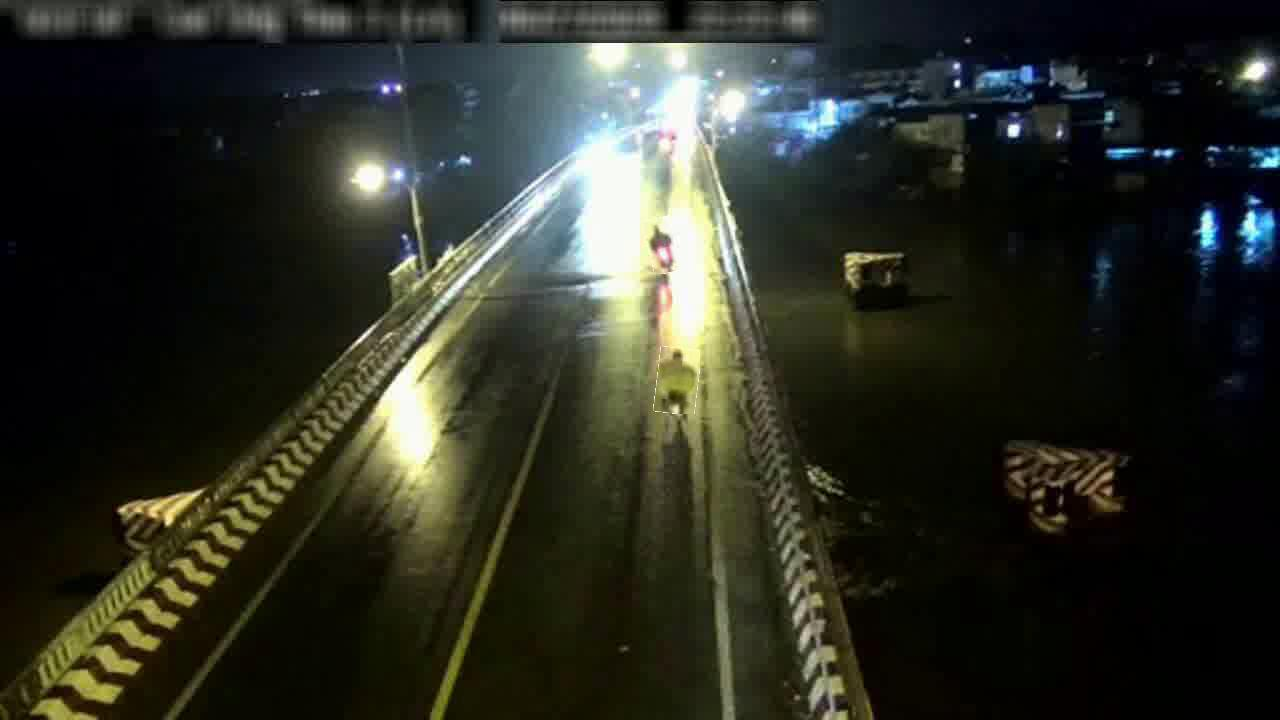
#> input picture images/cam_05_00325_jpg.rf.3f531cf25d04fe8d682f564034f436ba.jpg, 1280 x 720 px
$ python -i display.py   (imports and definitions only)
#> lines starting #> are read from the running program, lines starting #| are printed output that depends on the picture
import os
import cv2
from google.colab.patches import cv2_imshow
import matplotlib.pyplot as plt
import os
import numpy as np
import random
from utils.labels import convert_yolo_to_xy
import matplotlib.patches as patches
import matplotlib.pyplot as plt
from torch.utils.data import DataLoader
from collections import Counter
from tqdm import tqdm
from typing import Optional, Sequence


COLOR_MAP = {
    0: (204, 153, 255),
    1: (120, 240, 80),    #
    2: (255, 100, 100),    #
    3: (255, 255, 0)
}

# [348 lines left out: functions get_class_color, visualize_bboxes, visualize_bboxes_distribution, draw_cdf_from_histogram, draw_pixel_distribution, show_sample_from_loader and 2 more, not called in this run]

# Histogram Equalization
def histogram_equalization_rgb(image_path):
    """
    Applies histogram equalization to a color image using the YCrCb color space.

    This function enhances the contrast of the input image by performing histogram equalization
    on the luminance (Y) channel, while preserving the chrominance (Cr, Cb) channels.

    Args:
        image_path (str): Path to the input image.

    Returns:
        numpy.ndarray: The contrast-enhanced image in BGR format.
    """

    image = cv2.imread(image_path,)
#> image is the input picture: shape (720, 1280, 3); mean B, G, R 36.7, 46, 43.8
    # Convert BGR to YCrCb
    img_ycrcb = cv2.cvtColor(image, cv2.COLOR_BGR2YCrCb)
#> img_ycrcb: shape (720, 1280, 3); mean of channels 0, 1, 2 44.3, 127.6, 123.7

    # Separate the color channels (Y, Cr, Cb)
    y, cr, cb = cv2.split(img_ycrcb)
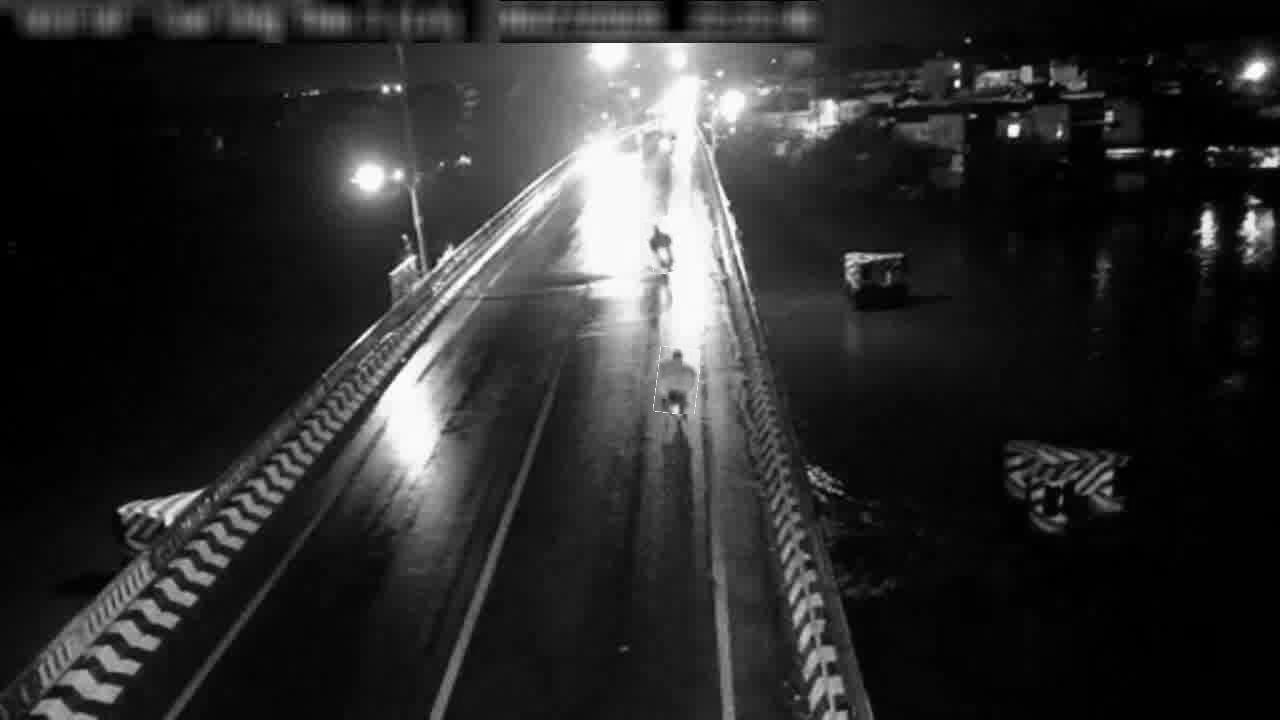
#> y: shape (720, 1280); min 0, max 255, mean 44.3
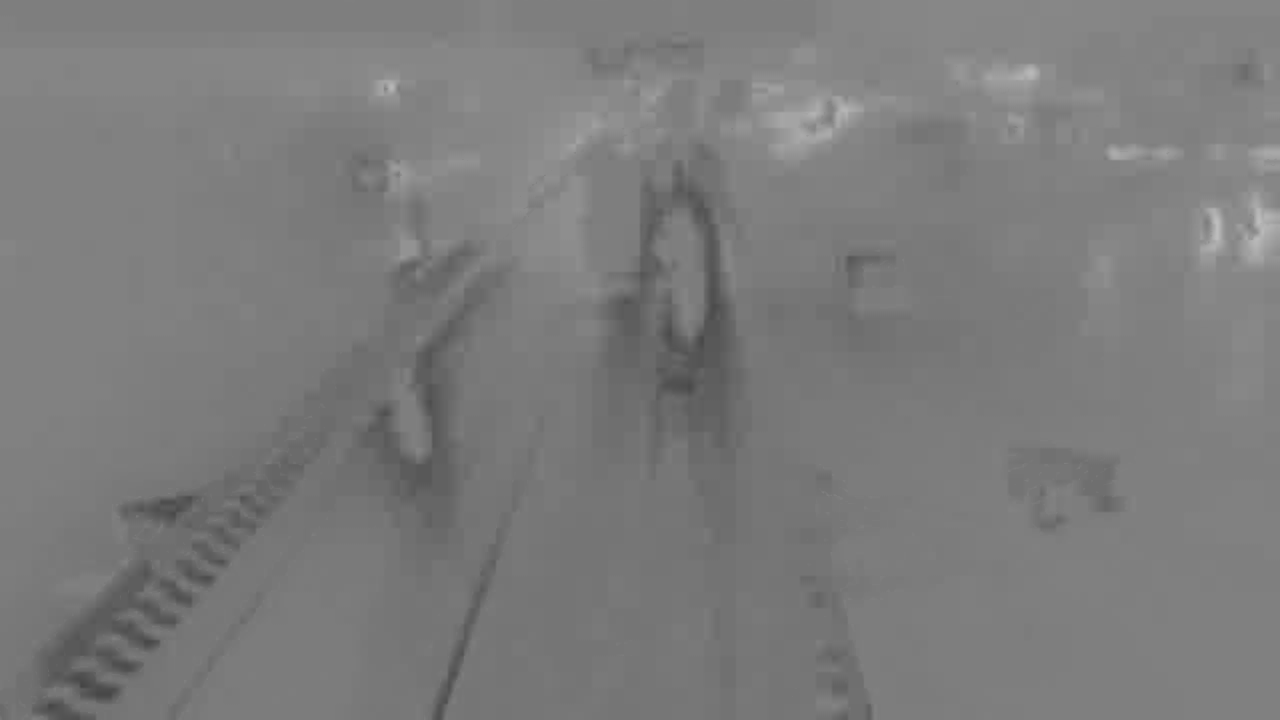
#> cb: shape (720, 1280); min 68, max 190, mean 123.7

    # Perform histogram equalization on the Y (luminance) channel
    y_eq = cv2.equalizeHist(y)
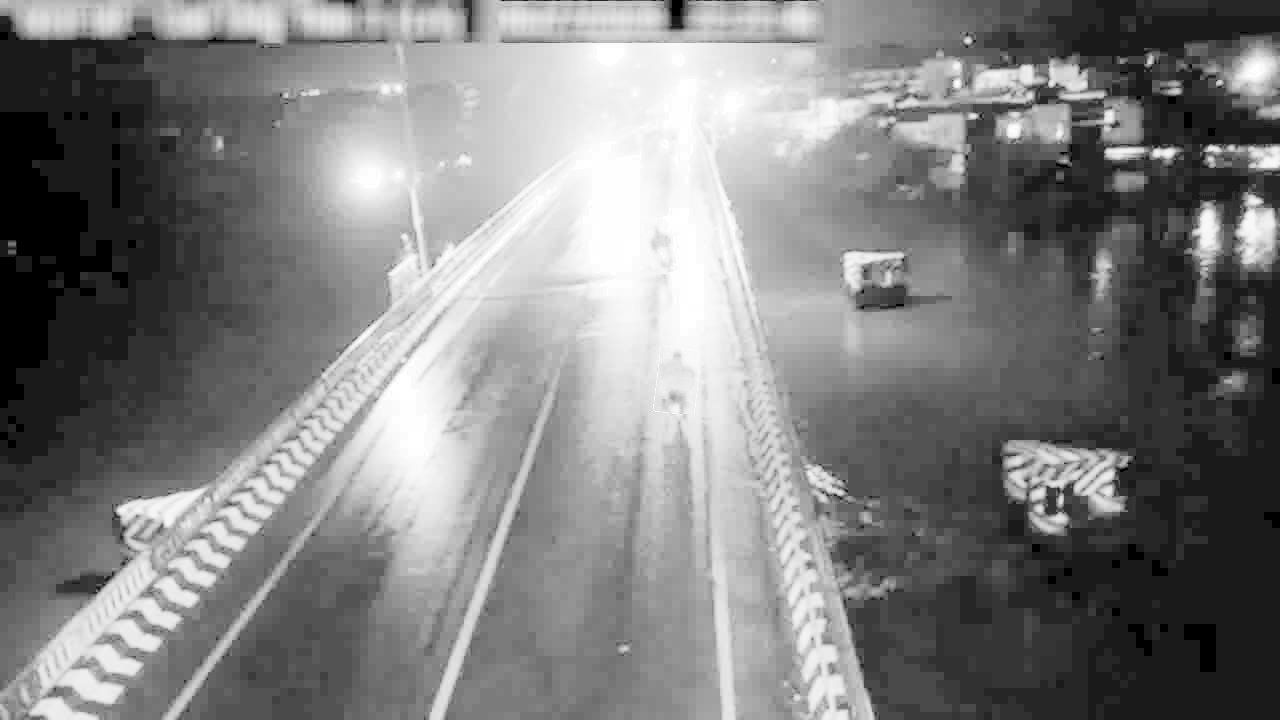
#> y_eq: shape (720, 1280); min 0, max 255, mean 127.5

    # Merge the channels
    img_eq_ycrcb = cv2.merge((y_eq, cr, cb))
#> img_eq_ycrcb: shape (720, 1280, 3); mean of channels 0, 1, 2 127.5, 127.6, 123.7

    # Convert the image back to the BGR color space (or RGB if required)
    img_equalized = cv2.cvtColor(img_eq_ycrcb, cv2.COLOR_YCrCb2BGR)
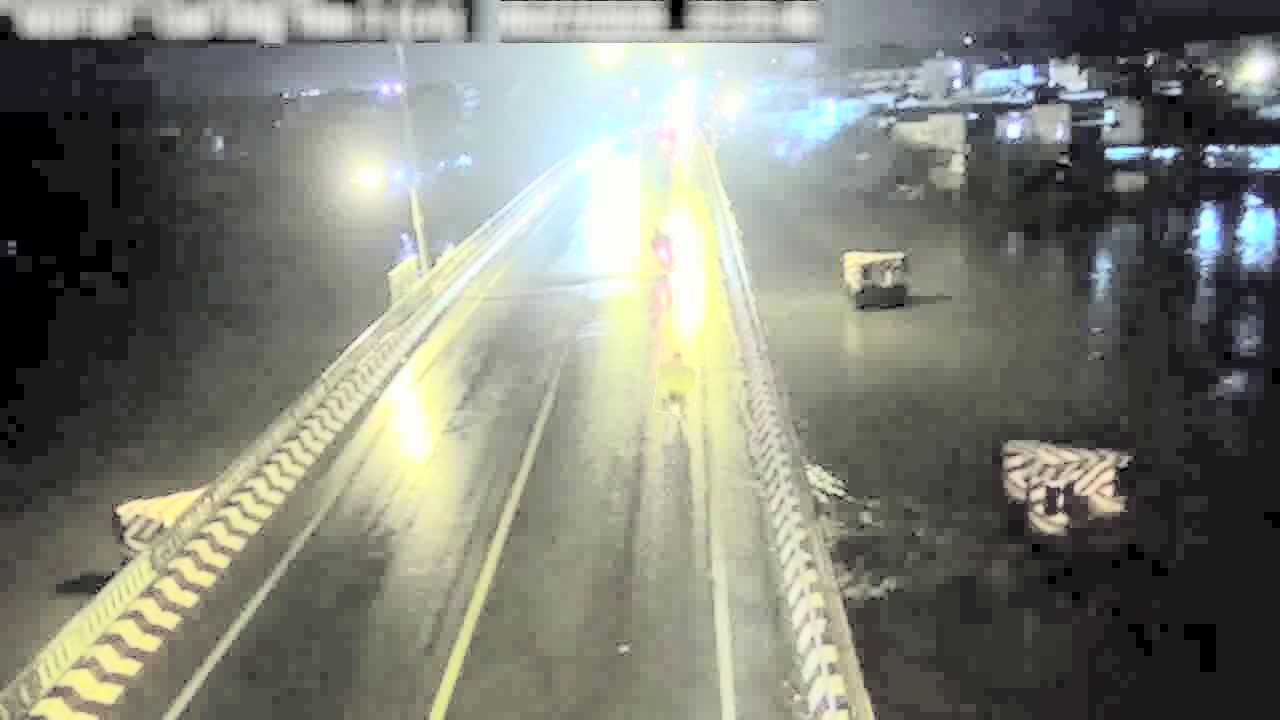
#> img_equalized: shape (720, 1280, 3); mean B, G, R 119.5, 129.2, 127

    #draw_histogram_cdf(img_equalized, title="Equalized Image")
    return img_equalized

# HSV Brightness Adjustment
# [89 lines left out: functions increase_brightness_hsv, apply_clahe, gamma_correction, adjust_brightness, not called in this run]

>>> result = histogram_equalization_rgb('../images/cam_05_00325_jpg.rf.3f531cf25d04fe8d682f564034f436ba.jpg')

$ run again, on images/cam_08_00085_jpg.rf.9e87b12f9c936790b0d0132bfa00735a.jpg
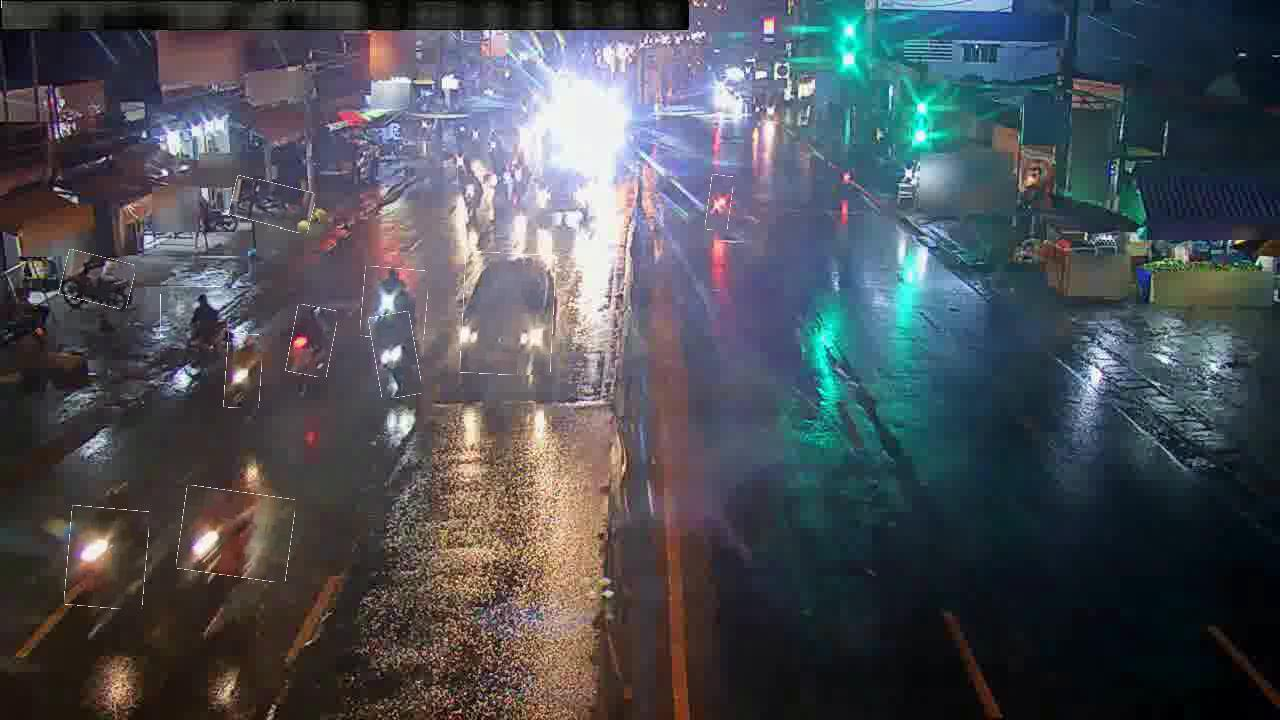
#> input picture images/cam_08_00085_jpg.rf.9e87b12f9c936790b0d0132bfa00735a.jpg, 1280 x 720 px
#> in histogram_equalization_rgb, image is the input picture: shape (720, 1280, 3); mean B, G, R 86.4, 79.5, 76.2
#> img_ycrcb: shape (720, 1280, 3); mean of channels 0, 1, 2 79.3, 125.8, 132
#> in histogram_equalization_rgb, `y, cr, cb = cv2.split(img_ycrcb)`:
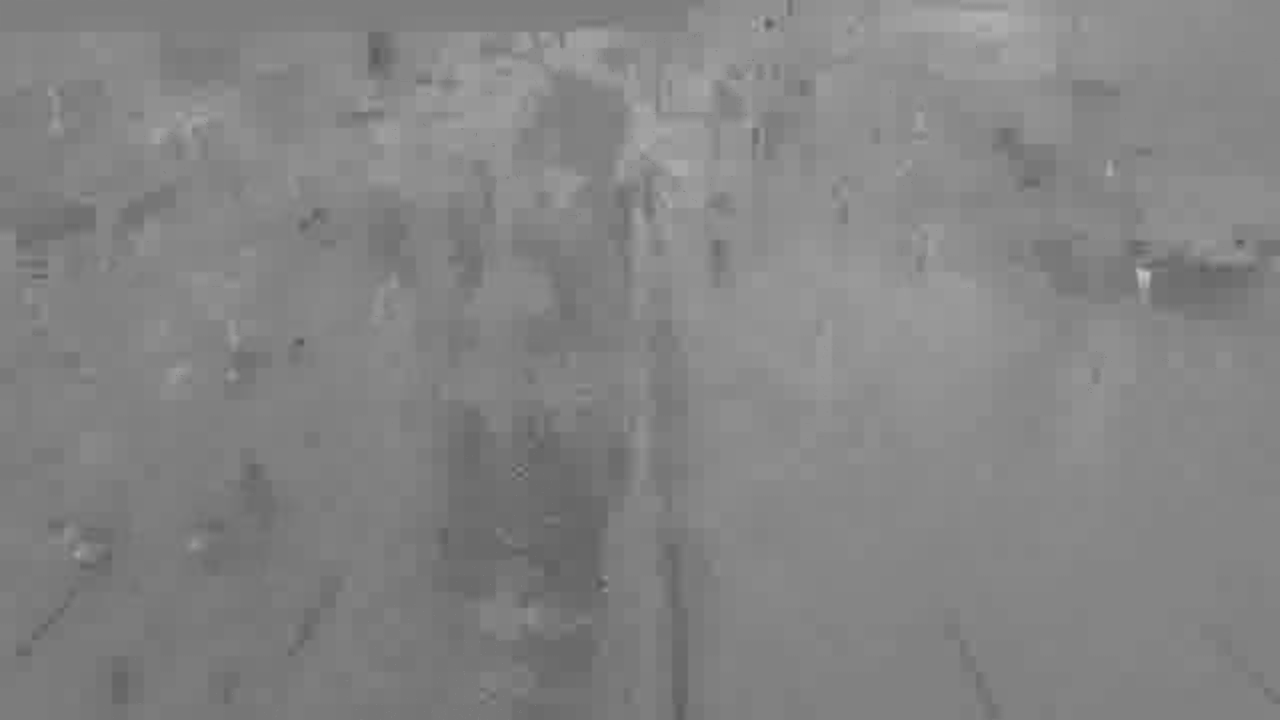
#> cb: shape (720, 1280); min 86, max 196, mean 132
#> img_eq_ycrcb: shape (720, 1280, 3); mean of channels 0, 1, 2 128.2, 125.8, 132
#> in histogram_equalization_rgb, `img_equalized = cv2.cvtColor(img_eq_ycrcb, cv2.COLOR_YCrCb2BGR)`:
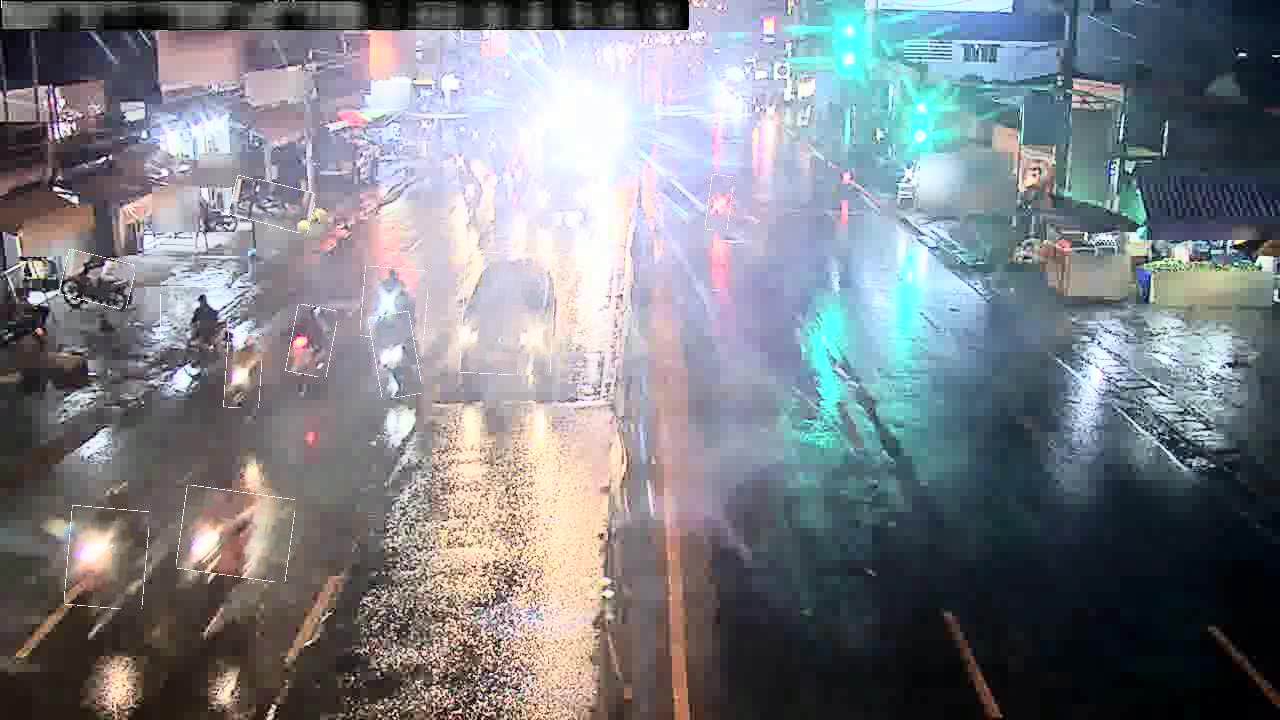
#> img_equalized: shape (720, 1280, 3); mean B, G, R 134.4, 128.2, 124.8
